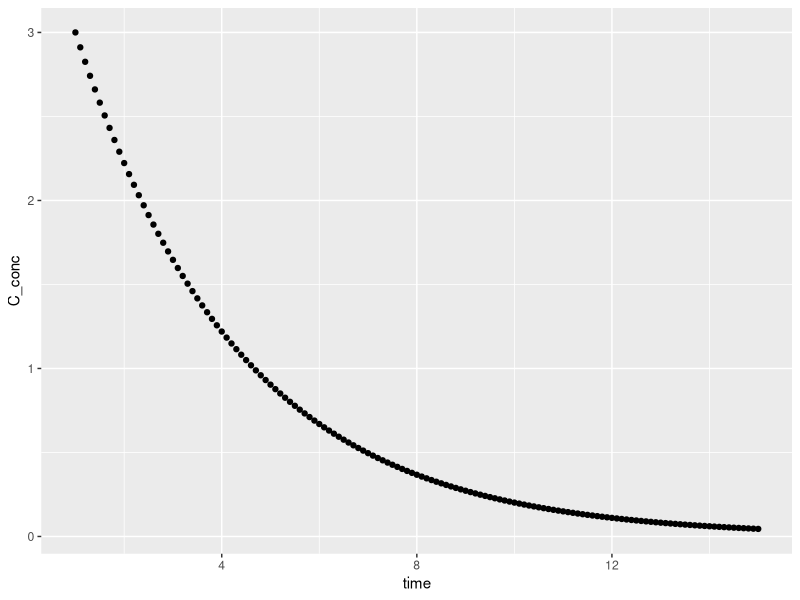
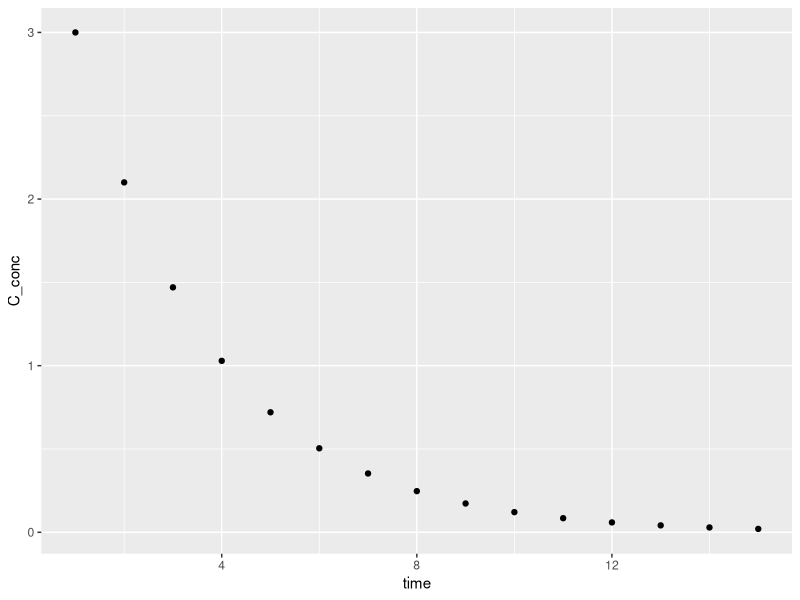
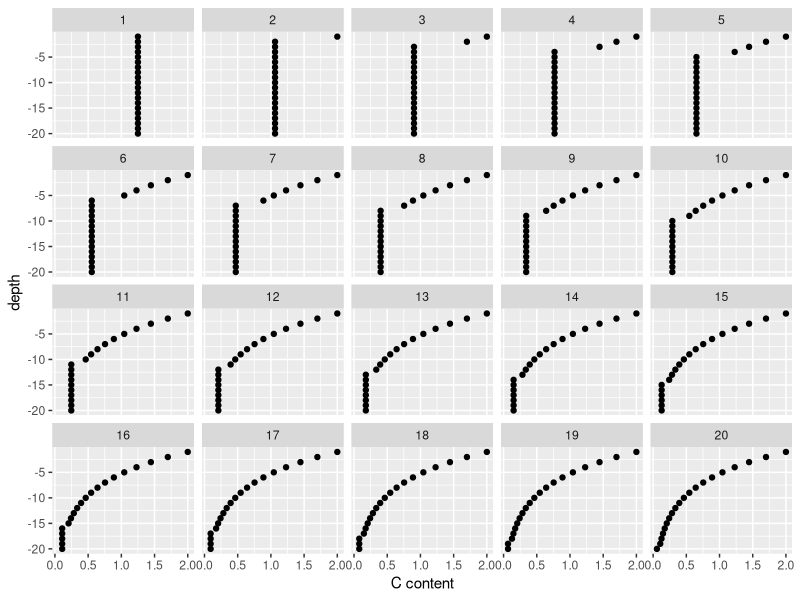

Write the R code that produced these figures, in order.
## ---- chunk 1
library(deSolve)
library(tidyverse)
## ---- chunk 2
simple_C_decomp_continuous <- function(t,x,parms){
  k <- parms["k"]
  soil_C_old <- x[1]
  
  soil_C_new <- - soil_C_old*k  #dC/dt
  
  return(list(soil_C_new))
}

#declare run paramters
year_N <- 15
start_state <- 3
k <- .3


#run and plot
test_run <- ode(
        func=simple_C_decomp_continuous,
         y=c(
           C_conc=start_state
           ),
        times=seq(1,year_N,by=.1),
        # method="iteration",
        parms=c(k=k)
) %>% 
  as.data.frame()


test_run

test_run %>% 
  ggplot(aes(x=time,y=C_conc)) +
  geom_point()

## ---- chunk 3
simple_C_decomp_discrete <- function(t,x,parms){
  k <- parms["k"]
  soil_C_old <- x[1]
  
  soil_C_new <- soil_C_old - soil_C_old*k #difference equation
  return(list(soil_C_new))
}



#declare run paramters
year_N <- 15
start_state <- 3
k <- .3


#run and plot
test_run <- ode(
        func=simple_C_decomp_discrete,
         y=c(
           C_conc=start_state
           ),
        times=1:year_N,
        method="iteration",
        parms=c(k=k)
) %>% 
  as.data.frame()

test_run

test_run %>% 
  ggplot(aes(x=time,y=C_conc)) +
  geom_point()

## ---- chunk 4

simple_C_decomp_soil_column<- function(t,x,parms){
  k <- parms["k"]
  new_cohort_C <- parms["new_cohort_C"]
  
  #similar to above difference equationn, on vectors 
  x_aged_truncated <- (x - k*x) %>% 
    head(-1) #chop the end, below add the new
        
  x_new <- c(new_cohort_C,x_aged_truncated)
  
  return(list(x_new))
}


#declare variables for our run
year_N  <-20
init_column_carbon <- 1.25
decomp_rate <- .15
new_cohort_C <- 2


#prep run variable
start_state_vector <- rep(1.25,year_N)
names(start_state_vector) <- 1:year_N
run_parms <-c( k= decomp_rate, 
               new_cohort_C= new_cohort_C)

#run test
test_run <-   ode(
        func=simple_C_decomp_soil_column,
         y=start_state_vector,
        times=1:year_N,
        method="iteration",
        parms=run_parms
  )  %>% 
  as.data.frame() 

test_run
  #matrix sized: time by soil cohort N  
#plot test
test_run %>% 
  pivot_longer(-time) %>% 
  # print()
  # glimpse()

  mutate(depth=-as.numeric(name)) %>% 
  # ggplot(aes(x=value,y=as.numeric(name),color=as.factor(time))) +
  ggplot(aes(x=value,y=depth)) +
  # geom_line() +
  geom_point() +
  facet_wrap(~time) +
  xlab("C content")
#y=depth, x=
